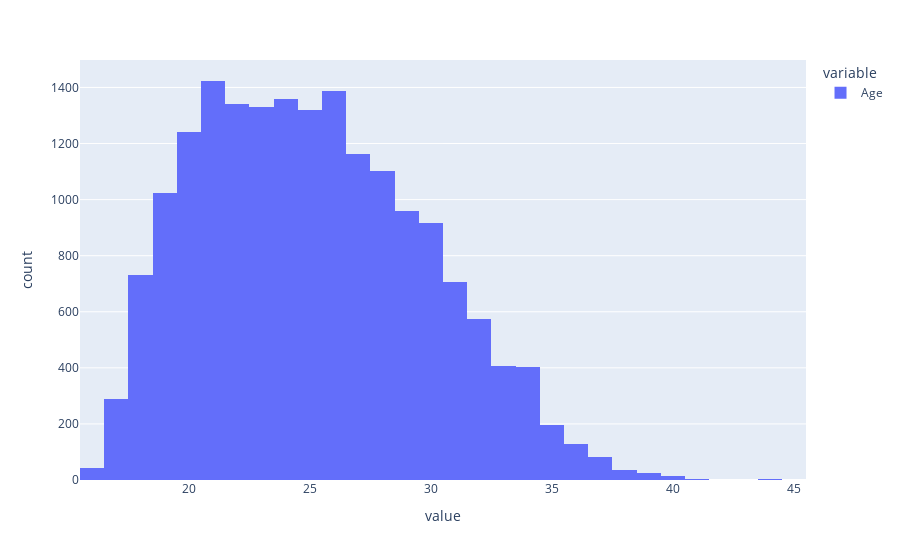

Here is the notebook cell this chart was saved with:
### Code cell
df = data.Age
fig = px.histogram(df)
fig.show()

### Figure 1 — Plotly figure (JSON) as saved in the notebook; plotly's stock layout.template omitted (floating-point values rounded to 4 significant figures; data arrays with more than 128 entries replaced by an {"elided": "..."} marker saying what was removed)
{"data": [{"alignmentgroup": "True", "bingroup": "x", "hovertemplate": "variable=Age<br>value=%{x}<br>count=%{y}<extra></extra>", "legendgroup": "Age", "marker": {"color": "#636efa", "pattern": {"shape": ""}}, "name": "Age", "offsetgroup": "Age", "orientation": "v", "showlegend": true, "x": {"elided": "18207 int values"}, "xaxis": "x", "yaxis": "y", "type": "histogram"}], "layout": {"xaxis": {"anchor": "y", "domain": [0.0, 1.0], "title": {"text": "value"}}, "yaxis": {"anchor": "x", "domain": [0.0, 1.0], "title": {"text": "count"}}, "legend": {"title": {"text": "variable"}, "tracegroupgap": 0}, "margin": {"t": 60}, "barmode": "relative"}}
